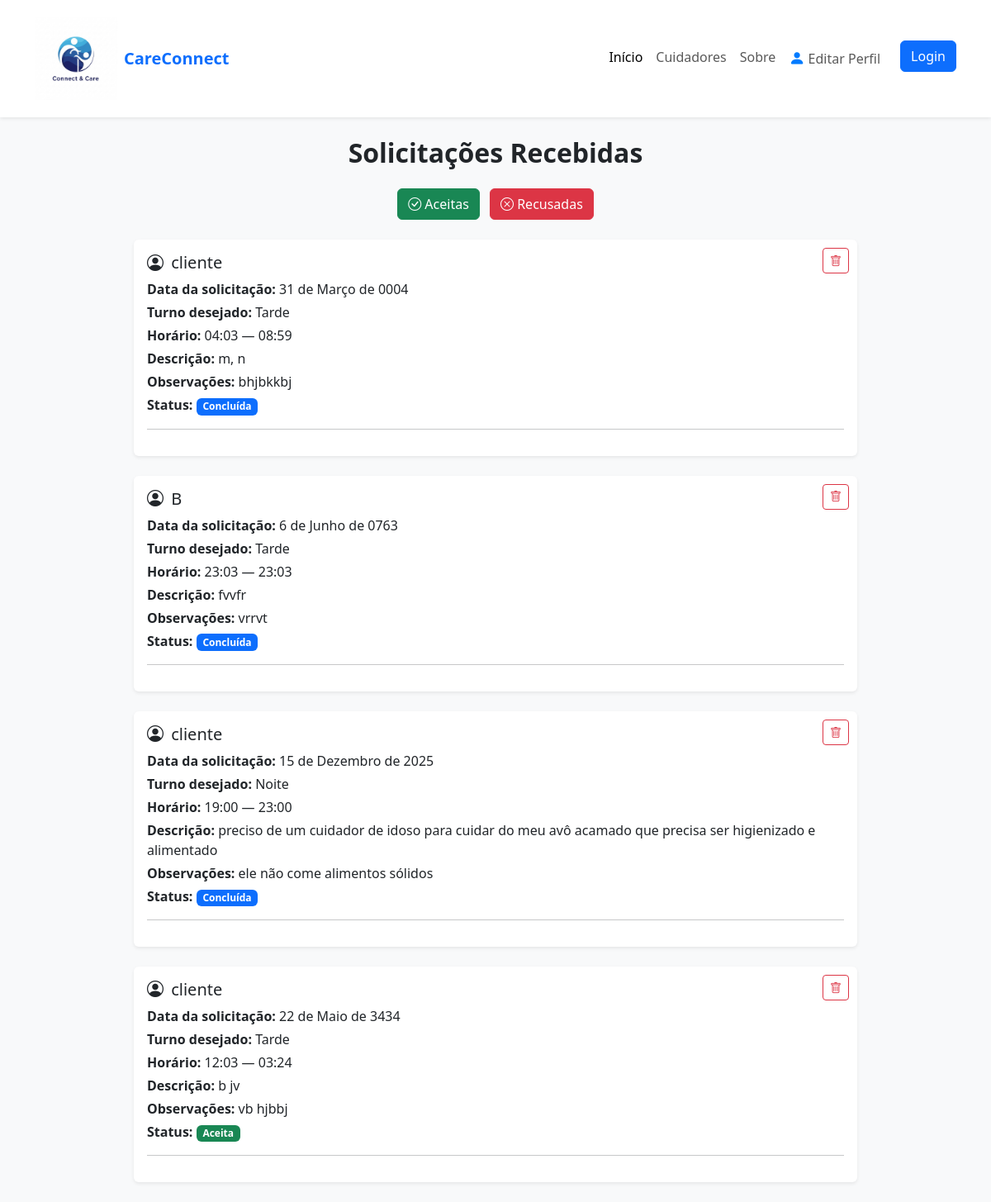
/cuidador/solicitacoes/, run on an earlier commit of the app's database.
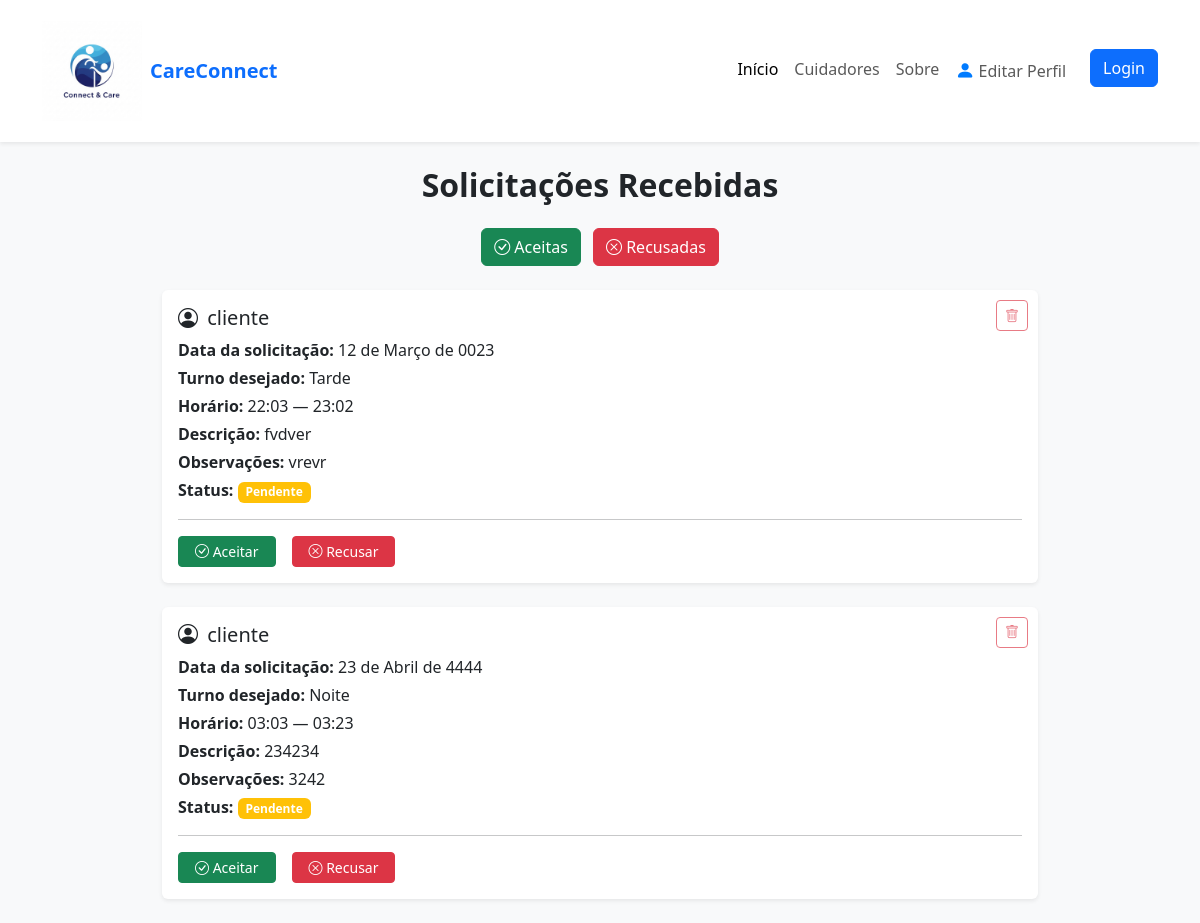
And on a later commit of the database.
### pfi/models.py (models this page shows, shortened)
class Solicitacao(models.Model):
    data_solicitacao=models.DateField()
    turno=models.CharField(max_length=100)
    horario_inicial=models.TimeField()
    horario_final=models.TimeField()
    status=models.CharField(max_length=100)
    observacao=models.TextField()
    descricao=models.TextField()
    cliente=models.ForeignKey(Cliente, on_delete=models.DO_NOTHING)
    cuidador=models.ForeignKey(Cuidador, on_delete=models.DO_NOTHING)

class Usuario(models.Model):
    nome = models.CharField(max_length=100)
    email = models.EmailField()
    cpf = models.CharField(max_length=20)
    telefone = models.CharField(max_length=15)
    senha = models.CharField(max_length=128)
    data_cadastro = models.DateTimeField(auto_now_add=True)
    data_nasc = models.DateField()
    foto = models.ImageField(upload_to="fotos_cuidadores/", null=True, blank=True)

### pfi/views.py (the view)
# urls.py: path("cuidador/solicitacoes/", SolicitacoesCuidadorView.as_view(), name="solicitacoes_cuidador"),
class SolicitacoesCuidadorView(ListView):
    model = Solicitacao
    template_name = "solicitacoes_cuidador.html"
    context_object_name = "solicitacoes"

### pfi/templates/solicitacoes_cuidador.html (shortened to what this page needs)
{% load static %}
<!DOCTYPE html>
<html lang="pt-br">
<head>
    <link href="https://cdn.jsdelivr.net/npm/bootstrap@5.3.0/dist/css/bootstrap.min.css" rel="stylesheet">
    <link href="https://cdn.jsdelivr.net/npm/bootstrap-icons/font/bootstrap-icons.css" rel="stylesheet">
</head>
<body class="bg-light">
    {% include 'menu.html' %}
    <div class="container mt-4" style="max-width: 900px;">
        <h2 class="mb-4 text-center fw-bold">Solicitações Recebidas</h2>
        <div class="text-center mb-4">
            <a href="{% url 'solicitacoes_aceitas' %}" class="btn btn-success me-2">
                <i class="bi bi-check-circle"></i> Aceitas
            </a>
            <a href="{% url 'solicitacoes_recusadas' %}" class="btn btn-danger">
                <i class="bi bi-x-circle"></i> Recusadas
            </a>
        </div>
        {% if solicitacoes %}
            {% for s in solicitacoes %}
            <div class="card mb-4 shadow-sm border-0" style="position: relative;">
                <div class="card-body">
                    <button class="btn btn-outline-danger btn-sm btn-lixeira" style="position: absolute; top: 10px; right: 10px;"
                        {% if s.status == 'pendente' %} disabled {% endif %}>
                        <i class="bi bi-trash"></i>
                    </button>
                    <h5 class="card-title">
                        <i class="bi bi-person-circle me-1"></i>
                        {{ s.cliente.nome }}
                    </h5>
                    <p class="mb-1"><strong>Data da solicitação:</strong> {{ s.data_solicitacao }}</p>
                    <p class="mb-1"><strong>Turno desejado:</strong> {{ s.turno }}</p>
                    <p class="mb-1"><strong>Horário:</strong> {{ s.horario_inicial }} — {{ s.horario_final }}</p>
                    <p class="mb-1"><strong>Descrição:</strong> {{ s.descricao }}</p>
                    {% if s.observacao %}
                    <p class="mb-1"><strong>Observações:</strong> {{ s.observacao }}</p>
                    {% endif %}
                    <p class="mb-2">
                        <strong>Status:</strong>
                        {% if s.status == 'pendente' %}
                        <span class="badge bg-warning">Pendente</span>
                        {% elif s.status == 'aceita' %}
                        <span class="badge bg-success">Aceita</span>
                        {% elif s.status == 'recusada' %}
                        <span class="badge bg-danger">Recusada</span>
                        {% elif s.status == 'cancelada' %}
                        <span class="badge bg-dark">Cancelada</span>
                        {% elif s.status == 'concluida' %}
                        <span class="badge bg-primary">Concluída</span>
                        {% endif %}
                    </p>
                    <hr>
                    {% if s.status == 'pendente' %}
                    <form method="post" class="d-flex gap-2">
                        <a href="{% url 'aceitar_solicitacao' s.id %}" class="btn btn-success btn-sm px-3">
                            <i class="bi bi-check-circle"></i> Aceitar
                        </a>
                        <a href="{% url 'recusar_solicitacao' s.id %}" class="btn btn-danger btn-sm px-3 ms-2">
                            <i class="bi bi-x-circle"></i> Recusar
                        </a>
                    </form>
                    {% endif %}
                </div>
            </div>
            {% endfor %}
        {% else %}
            <p class="text-center text-muted">
                <i class="bi bi-inbox fs-3 d-block mb-2"></i>
                Nenhuma solicitação no momento.
            </p>
        {% endif %}
    </div>
</body>
</html>

What changed in the data, as far as the page shows it:
removed Solicitacao: cliente.nome "cliente", data_solicitacao "31 de Março de 0004", turno "Tarde", horario_inicial "04:03", horario_final "08:59", descricao "m, n", observacao "bhjbkkbj", status "Concluída"
removed Solicitacao: cliente.nome "B", data_solicitacao "6 de Junho de 0763", turno "Tarde", horario_inicial "23:03", horario_final "23:03", descricao "fvvfr", observacao "vrrvt", status "Concluída"
removed Solicitacao: cliente.nome "cliente", data_solicitacao "15 de Dezembro de 2025", turno "Noite", horario_inicial "19:00", horario_final "23:00", descricao "preciso de um cuidador de idoso para cuidar do meu avô acamado que precisa ser higienizado e alimentado", observacao "ele não come alimentos sólidos", status "Concluída"
removed Solicitacao: cliente.nome "cliente", data_solicitacao "22 de Maio de 3434", turno "Tarde", horario_inicial "12:03", horario_final "03:24", descricao "b jv", observacao "vb hjbbj", status "Aceita"
added Solicitacao: cliente.nome "cliente", data_solicitacao "12 de Março de 0023", turno "Tarde", horario_inicial "22:03", horario_final "23:02", descricao "fvdver", observacao "vrevr", status "Pendente"
added Solicitacao: cliente.nome "cliente", data_solicitacao "23 de Abril de 4444", turno "Noite", horario_inicial "03:03", horario_final "03:23", descricao "234234", observacao "3242", status "Pendente"
